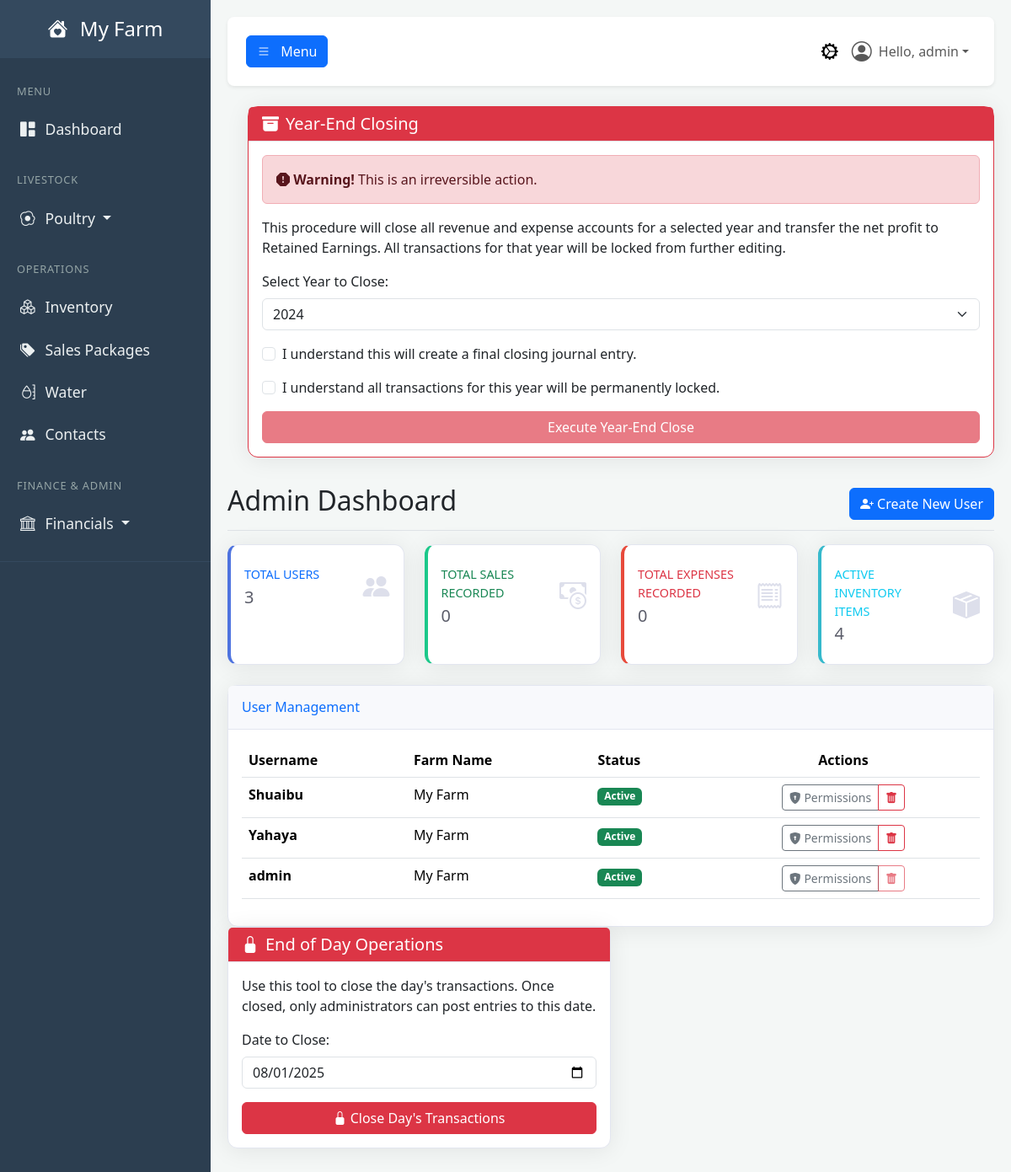
The page /admin (signed in) on the database its author committed.
### tables this page shows
CREATE TABLE users (
            id INTEGER PRIMARY KEY,
            username TEXT NOT NULL UNIQUE,
            email TEXT NOT NULL UNIQUE,
            password_hash TEXT NOT NULL,
            farm_name TEXT NOT NULL,
            role TEXT NOT NULL DEFAULT 'user', -- 'user' or 'admin'
            is_active BOOLEAN NOT NULL DEFAULT 1,f
            created_at TIMESTAMP DEFAULT CURRENT_TIMESTAMP
        , cash_account_id INTEGER REFERENCES accounts(id));

### app.py (the view)
@app.route('/admin')
@login_required
@permission_required('view_admin_panel')
def admin_dashboard():
    db = get_db()
    total_users = (db.execute("SELECT COUNT(id) FROM users").fetchone()[0] or 0)
    total_sales = (db.execute("SELECT COUNT(id) FROM sales").fetchone()[0] or 0)
    total_expenses = (db.execute("SELECT COUNT(id) FROM journal_entries WHERE debit_account_id IN (SELECT id FROM accounts WHERE type = 'Expense')").fetchone()[0] or 0)
    inventory_items = (db.execute("SELECT COUNT(id) FROM inventory").fetchone()[0] or 0)
    all_users = db.execute("SELECT * FROM users ORDER BY username").fetchall()
    today_str = date.today().strftime('%Y-%m-%d')
    closure_status = db.execute("SELECT id FROM daily_closures WHERE closure_date = ?", (today_str,)).fetchone()
    stats = {
        "total_users": total_users,
        "total_sales": total_sales,
        "total_expenses": total_expenses,
        "inventory_items": inventory_items
    }
    return render_template(
        'admin_dashboard.html',
        user=g.user,
        stats=stats,
        all_users=all_users,
        is_today_closed=(closure_status is not None),
        now=datetime.utcnow() # <-- ADD THIS LINE
    )

### templates/admin_dashboard.html (shortened to what this page needs)
{% extends "base.html" %}
{% block content %}
<div class="form-check mb-3">
    <div class="card shadow border-danger">
        <div class="card-header bg-danger text-white">
            <h5 class="mb-0"><i class="bi bi-archive-fill me-2"></i>Year-End Closing</h5>
        </div>
        <div class="card-body">
            <div class="alert alert-danger">
                <strong><i class="bi bi-exclamation-octagon-fill"></i> Warning!</strong> This is an irreversible action.
            </div>
            <p>This procedure will close all revenue and expense accounts for a selected year and transfer the net profit to Retained Earnings. All transactions for that year will be locked from further editing.</p>
            <form action="{{ url_for('execute_year_end_close') }}" method="POST" id="year-end-form">
                <div class="mb-3">
                    <label for="year_to_close" class="form-label">Select Year to Close:</label>
                    <select class="form-select" name="year" id="year_to_close" required>
                        <option value="2024">2024</option>
                    </select>
                </div>
                <div class="form-check mb-3">
                    <input class="form-check-input" type="checkbox" value="" id="confirm-check-1">
                    <label class="form-check-label" for="confirm-check-1">
                        I understand this will create a final closing journal entry.
                    </label>
                </div>
                <div class="form-check mb-3">
                    <input class="form-check-input" type="checkbox" value="" id="confirm-check-2">
                    <label class="form-check-label" for="confirm-check-2">
                        I understand all transactions for this year will be permanently locked.
                    </label>
                </div>
                <div class="d-grid">
                    <button type="submit" class="btn btn-danger" id="execute-close-btn" disabled>
                        Execute Year-End Close
                    </button>
                </div>
            </form>
        </div>
    </div>
</div>
    <div class="d-flex justify-content-between flex-wrap flex-md-nowrap align-items-center pt-3 pb-2 mb-3 border-bottom">
        <h1 class="h2">Admin Dashboard</h1>
        <button type="button" class="btn btn-primary" data-bs-toggle="modal" data-bs-target="#createUserModal">
            <i class="bi bi-person-plus-fill"></i> Create New User
        </button>
    </div>
    <div class="row">
        <div class="col-xl-3 col-md-6 mb-4">
            <div class="card border-left-primary shadow h-100 py-2">
                <div class="card-body">
                    <div class="row no-gutters align-items-center">
                        <div class="col mr-2">
                            <div class="text-xs font-weight-bold text-primary text-uppercase mb-1">Total Users</div>
                            <div class="h5 mb-0 font-weight-bold text-gray-800">{{ stats.total_users }}</div>
                        </div>
                        <div class="col-auto"><i class="bi bi-people-fill fs-2 text-gray-300"></i></div>
                    </div>
                </div>
            </div>
        </div>
        <div class="col-xl-3 col-md-6 mb-4">
            <div class="card border-left-success shadow h-100 py-2">
                <div class="card-body">
                    <div class="row no-gutters align-items-center">
                        <div class="col mr-2">
                            <div class="text-xs font-weight-bold text-success text-uppercase mb-1">Total Sales Recorded</div>
                            <div class="h5 mb-0 font-weight-bold text-gray-800">{{ stats.total_sales }}</div>
                        </div>
                        <div class="col-auto"><i class="bi bi-cash-coin fs-2 text-gray-300"></i></div>
                    </div>
                </div>
            </div>
        </div>
        <div class="col-xl-3 col-md-6 mb-4">
            <div class="card border-left-danger shadow h-100 py-2">
                <div class="card-body">
                    <div class="row no-gutters align-items-center">
                        <div class="col mr-2">
                            <div class="text-xs font-weight-bold text-danger text-uppercase mb-1">Total Expenses Recorded</div>
                            <div class="h5 mb-0 font-weight-bold text-gray-800">{{ stats.total_expenses }}</div>
                        </div>
                        <div class="col-auto"><i class="bi bi-receipt fs-2 text-gray-300"></i></div>
                    </div>
                </div>
            </div>
        </div>
        <div class="col-xl-3 col-md-6 mb-4">
            <div class="card border-left-info shadow h-100 py-2">
                <div class="card-body">
                    <div class="row no-gutters align-items-center">
                        <div class="col mr-2">
                            <div class="text-xs font-weight-bold text-info text-uppercase mb-1">Active Inventory Items</div>
                            <div class="h5 mb-0 font-weight-bold text-gray-800">{{ stats.inventory_items }}</div>
                        </div>
                        <div class="col-auto"><i class="bi bi-box-seam-fill fs-2 text-gray-300"></i></div>
                    </div>
                </div>
            </div>
        </div>
    </div>
    <div class="card shadow">
        <div class="card-header py-3"><h6 class="m-0 font-weight-bold text-primary">User Management</h6></div>
        <div class="card-body">
            <div class="table-responsive">
                <table class="table table-hover">
                    <thead>
                        <tr>
                            <th>Username</th>
                            <th>Farm Name</th>
                            <th>Status</th>
                            <th class="text-center">Actions</th>
                        </tr>
                    </thead>
                    <tbody>
                        {% for u in all_users %}
                        <tr>
                            <td><strong>{{ u.username }}</strong></td>
                            <td>{{ u.farm_name }}</td>
                            <td>
                                <span class="badge bg-success">Active</span>
                            </td>
                            <td class="text-center">
                                <div class="btn-group">
                                    <a href="{{ url_for('edit_user_permissions', user_id=u.id) }}" class="btn btn-sm btn-outline-secondary" title="Edit Permissions"><i class="bi bi-shield-lock-fill"></i> Permissions</a>
                                    <button type="button" class="btn btn-sm btn-outline-danger" title="Delete User"
                                            {% if u.id == session.user_id %}disabled{% endif %}
                                            onclick="document.getElementById('delete-form-{{ u.id }}').submit();">
                                        <i class="bi bi-trash-fill"></i>
                                    </button>
                                </div>
                            </td>
                        </tr>
                        {% endfor %}
                    </tbody>
                </table>
            </div>
        </div>
    </div>
    <div class="col-12 col-lg-6 mb-4">
    <div class="card shadow">
        <div class="card-header bg-danger text-white">
            <h5 class="mb-0"><i class="bi bi-lock-fill me-2"></i>End of Day Operations</h5>
        </div>
        <div class="card-body">
            {% if is_today_closed %}
                <div class="alert alert-success text-center">
                    <h4 class="alert-heading">Today's Transactions are Closed</h4>
                    <p class="mb-0">All entries for today are final. No further non-admin posts are allowed.</p>
                </div>
            {% else %}
                <p>Use this tool to close the day's transactions. Once closed, only administrators can post entries to this date.</p>
                <form action="{{ url_for('close_day') }}" method="POST" onsubmit="return confirm('Are you sure you want to close this day? This action cannot be easily undone.');">
                    <div class="mb-3">
                        <label for="closure_date" class="form-label">Date to Close:</label>
                        <input type="date" name="closure_date" class="form-control" value="{{ now.strftime('%Y-%m-%d') }}" required>
                    </div>
                    <div class="d-grid">
                        <button type="submit" class="btn btn-danger">
                            <i class="bi bi-lock-fill"></i> Close Day's Transactions
                        </button>
                    </div>
                </form>
            {% endif %}
        </div>
    </div>
</div>
{% endblock %}

### templates/base.html (shortened to what this page needs)
<!DOCTYPE html>
<html lang="en">
<head>
    <link href="https://cdn.jsdelivr.net/npm/bootstrap@5.3.3/dist/css/bootstrap.min.css" rel="stylesheet">
    <link rel="stylesheet" href="https://cdn.jsdelivr.net/npm/bootstrap-icons@1.11.3/font/bootstrap-icons.min.css">
    <link rel="stylesheet" href="{{ url_for('static', filename='css/style.css') }}">
</head>
<body>
    <div class="wrapper">
        <nav id="sidebar" class="no-print">
            <div class="sidebar-header">
                <h3><a href="{{ url_for('dashboard') }}" class="text-white text-decoration-none">
                    <i class="bi bi-house-heart-fill me-2"></i>
                    {% if g.user %}{{ g.user.farm_name }}{% else %}FarmApp{% endif %}
                </a></h3>
            </div>
            <ul class="list-unstyled components">
                <li class="sidebar-menu-header">MENU</li>
                <li><a href="{{ url_for('dashboard') }}" class="{% if request.endpoint == 'dashboard' %}active{% endif %}"><i class="bi bi-grid-1x2-fill"></i>Dashboard</a></li>
                <li class="sidebar-menu-header mt-3">LIVESTOCK</li>
                <li>
                    <a href="#poultrySubmenu" data-bs-toggle="collapse" aria-expanded="false" class="dropdown-toggle {% if 'poultry' in request.endpoint or 'brooding' in request.endpoint %}active{% endif %}">
                        <i class="bi bi-egg-fried"></i>Poultry
                    </a>
                </li>
                <li class="sidebar-menu-header mt-3">OPERATIONS</li>
                <li><a href="{{ url_for('inventory_dashboard') }}" class="{% if 'inventory' in request.endpoint %}active{% endif %}"><i class="bi bi-boxes"></i>Inventory</a></li>
                <li><a href="{{ url_for('manage_sales_packages') }}" class="{% if request.endpoint == 'manage_sales_packages' %}active{% endif %}"><i class="bi bi-tags-fill"></i>Sales Packages</a></li>
                <li><a href="{{ url_for('water_dashboard') }}" class="{% if 'water' in request.endpoint %}active{% endif %}"><i class="bi bi-moisture"></i>Water</a></li>
                <li><a href="{{ url_for('contacts_dashboard') }}" class="{% if 'contacts' in request.endpoint %}active{% endif %}"><i class="bi bi-people-fill"></i>Contacts</a></li>
                {% if g.user and g.user.has_permission('view_bookkeeping') %}
                <li class="sidebar-menu-header mt-3">FINANCE & ADMIN</li>
                <li>
                    <a href="#financialSubmenu" data-bs-toggle="collapse" aria-expanded="false" class="dropdown-toggle ">
                        <i class="bi bi-bank"></i>Financials
                    </a>
                </li>
                {% endif %}
            </ul>
        </nav>
        <div id="content">
            <nav class="navbar navbar-expand-lg navbar-light bg-white shadow-sm top-navbar no-print mb-4">
                <div class="container-fluid">
                    <button type="button" id="sidebarCollapse" class="btn btn-primary" aria-controls="sidebar" aria-expanded="false">
                        <i class="bi bi-list"></i>
                        <span class="d-none d-md-inline ms-2">Menu</span>
                    </button>
                    <ul class="navbar-nav ms-auto flex-row align-items-center">
                        {% if g.user and g.user.has_permission('view_admin_panel') %}
                            <li class="nav-item">
                                <a class="nav-link {% if 'admin' in request.endpoint %}active{% endif %}" href="{{ url_for('admin_dashboard') }}" title="Admin Panel">
                                    <i class="bi bi-gear-wide-connected fs-5"></i>
                                </a>
                            </li>
                        {% endif %}
                        <li class="nav-item dropdown">
                            <a class="nav-link dropdown-toggle d-flex align-items-center" href="#" id="navbarDropdownUser" role="button" data-bs-toggle="dropdown" aria-expanded="false">
                                <i class="bi bi-person-circle fs-4 me-2"></i>
                                Hello, {{ g.user.username }}
                            </a>
                        </li>
                    </ul>
                </div>
            </nav>
            <main>
                {% block content %}{% endblock %}
            </main>
        </div>
    </div>
</body>
</html>

### rows shown on the page
users: user.farm_name "My Farm", user.username "admin", username "admin", farm_name "My Farm"
users: username "Shuaibu", farm_name "My Farm"
users: username "Yahaya", farm_name "My Farm"

### other values the page prints
{{ stats.total_users }} "3"
{{ stats.total_sales }} "0"
{{ stats.total_expenses }} "0"
{{ stats.inventory_items }} "4"
